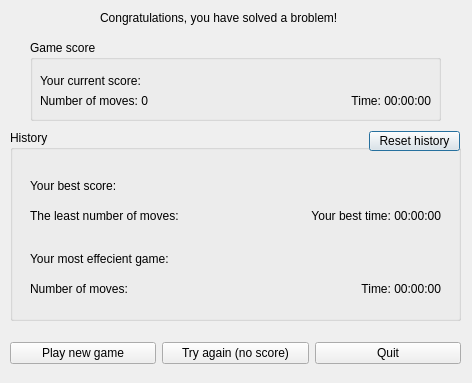
<?xml version="1.0" encoding="UTF-8"?>
<ui version="4.0">
 <class>CongratsWindow</class>
 <widget class="QDialog" name="CongratsWindow">
  <property name="geometry">
   <rect>
    <x>0</x>
    <y>0</y>
    <width>472</width>
    <height>383</height>
   </rect>
  </property>
  <property name="minimumSize">
   <size>
    <width>472</width>
    <height>383</height>
   </size>
  </property>
  <property name="maximumSize">
   <size>
    <width>472</width>
    <height>383</height>
   </size>
  </property>
  <property name="windowTitle">
   <string>Form</string>
  </property>
  <widget class="QLabel" name="lableCheers">
   <property name="geometry">
    <rect>
     <x>100</x>
     <y>10</y>
     <width>281</width>
     <height>16</height>
    </rect>
   </property>
   <property name="text">
    <string>Congratulations, you have solved a broblem!</string>
   </property>
  </widget>
  <widget class="QGroupBox" name="groupBoxHistory">
   <property name="geometry">
    <rect>
     <x>10</x>
     <y>130</y>
     <width>451</width>
     <height>191</height>
    </rect>
   </property>
   <property name="title">
    <string>History</string>
   </property>
   <widget class="QWidget" name="layoutWidget">
    <property name="geometry">
     <rect>
      <x>20</x>
      <y>113</y>
      <width>411</width>
      <height>61</height>
     </rect>
    </property>
    <layout class="QGridLayout" name="gridLayout_2">
     <property name="spacing">
      <number>0</number>
     </property>
     <item row="0" column="0">
      <widget class="QLabel" name="lableHistYourEff">
       <property name="text">
        <string>Your most effecient game:</string>
       </property>
      </widget>
     </item>
     <item row="1" column="0">
      <widget class="QLabel" name="lableHistComboMoves">
       <property name="text">
        <string>Number of moves:</string>
       </property>
      </widget>
     </item>
     <item row="1" column="1" alignment="Qt::AlignRight">
      <widget class="QLabel" name="lableHistComboTime">
       <property name="text">
        <string>Time: 00:00:00</string>
       </property>
       <property name="alignment">
        <set>Qt::AlignRight|Qt::AlignTrailing|Qt::AlignVCenter</set>
       </property>
      </widget>
     </item>
    </layout>
   </widget>
   <widget class="QWidget" name="layoutWidget1">
    <property name="geometry">
     <rect>
      <x>20</x>
      <y>40</y>
      <width>411</width>
      <height>61</height>
     </rect>
    </property>
    <layout class="QGridLayout" name="gridLayout">
     <property name="spacing">
      <number>0</number>
     </property>
     <item row="0" column="0">
      <widget class="QLabel" name="lableHistYour">
       <property name="sizePolicy">
        <sizepolicy hsizetype="Preferred" vsizetype="Preferred">
         <horstretch>0</horstretch>
         <verstretch>0</verstretch>
        </sizepolicy>
       </property>
       <property name="minimumSize">
        <size>
         <width>80</width>
         <height>20</height>
        </size>
       </property>
       <property name="text">
        <string>Your best score:</string>
       </property>
      </widget>
     </item>
     <item row="1" column="0">
      <widget class="QLabel" name="lableHistBMoves">
       <property name="sizePolicy">
        <sizepolicy hsizetype="Preferred" vsizetype="Preferred">
         <horstretch>0</horstretch>
         <verstretch>0</verstretch>
        </sizepolicy>
       </property>
       <property name="minimumSize">
        <size>
         <width>80</width>
         <height>20</height>
        </size>
       </property>
       <property name="text">
        <string>The least number of moves:</string>
       </property>
      </widget>
     </item>
     <item row="1" column="1" alignment="Qt::AlignRight">
      <widget class="QLabel" name="lableHistBTime">
       <property name="sizePolicy">
        <sizepolicy hsizetype="Preferred" vsizetype="Preferred">
         <horstretch>0</horstretch>
         <verstretch>0</verstretch>
        </sizepolicy>
       </property>
       <property name="minimumSize">
        <size>
         <width>80</width>
         <height>20</height>
        </size>
       </property>
       <property name="text">
        <string>Your best time: 00:00:00</string>
       </property>
       <property name="alignment">
        <set>Qt::AlignRight|Qt::AlignTrailing|Qt::AlignVCenter</set>
       </property>
      </widget>
     </item>
    </layout>
   </widget>
   <widget class="QPushButton" name="buttonResetHistory">
    <property name="geometry">
     <rect>
      <x>359</x>
      <y>1</y>
      <width>91</width>
      <height>20</height>
     </rect>
    </property>
    <property name="sizePolicy">
     <sizepolicy hsizetype="MinimumExpanding" vsizetype="MinimumExpanding">
      <horstretch>0</horstretch>
      <verstretch>0</verstretch>
     </sizepolicy>
    </property>
    <property name="minimumSize">
     <size>
      <width>80</width>
      <height>10</height>
     </size>
    </property>
    <property name="maximumSize">
     <size>
      <width>100</width>
      <height>40</height>
     </size>
    </property>
    <property name="baseSize">
     <size>
      <width>80</width>
      <height>10</height>
     </size>
    </property>
    <property name="text">
     <string>Reset history</string>
    </property>
   </widget>
  </widget>
  <widget class="QGroupBox" name="groupBoxScore">
   <property name="geometry">
    <rect>
     <x>30</x>
     <y>40</y>
     <width>411</width>
     <height>81</height>
    </rect>
   </property>
   <property name="title">
    <string>Game score</string>
   </property>
   <widget class="QWidget" name="layoutWidget2">
    <property name="geometry">
     <rect>
      <x>10</x>
      <y>30</y>
      <width>391</width>
      <height>41</height>
     </rect>
    </property>
    <layout class="QGridLayout" name="gridLayout_3">
     <property name="spacing">
      <number>0</number>
     </property>
     <item row="0" column="0">
      <widget class="QLabel" name="lableCurScore">
       <property name="text">
        <string>Your current score:</string>
       </property>
      </widget>
     </item>
     <item row="1" column="0">
      <widget class="QLabel" name="lableCurScoreMoves">
       <property name="text">
        <string>Number of moves: 0</string>
       </property>
      </widget>
     </item>
     <item row="1" column="1" alignment="Qt::AlignRight">
      <widget class="QLabel" name="lableCurScoreTime">
       <property name="text">
        <string>Time: 00:00:00</string>
       </property>
       <property name="alignment">
        <set>Qt::AlignRight|Qt::AlignTrailing|Qt::AlignVCenter</set>
       </property>
      </widget>
     </item>
    </layout>
   </widget>
  </widget>
  <widget class="QWidget" name="layoutWidget3">
   <property name="geometry">
    <rect>
     <x>10</x>
     <y>340</y>
     <width>451</width>
     <height>27</height>
    </rect>
   </property>
   <layout class="QHBoxLayout" name="horizontalLayout">
    <item>
     <widget class="QPushButton" name="buttonNewGame">
      <property name="text">
       <string>Play new game</string>
      </property>
     </widget>
    </item>
    <item>
     <widget class="QPushButton" name="buttonTryAgain">
      <property name="text">
       <string>Try again (no score)</string>
      </property>
     </widget>
    </item>
    <item>
     <widget class="QPushButton" name="buttonQuit">
      <property name="text">
       <string>Quit</string>
      </property>
     </widget>
    </item>
   </layout>
  </widget>
 </widget>
 <resources/>
 <connections/>
</ui>
